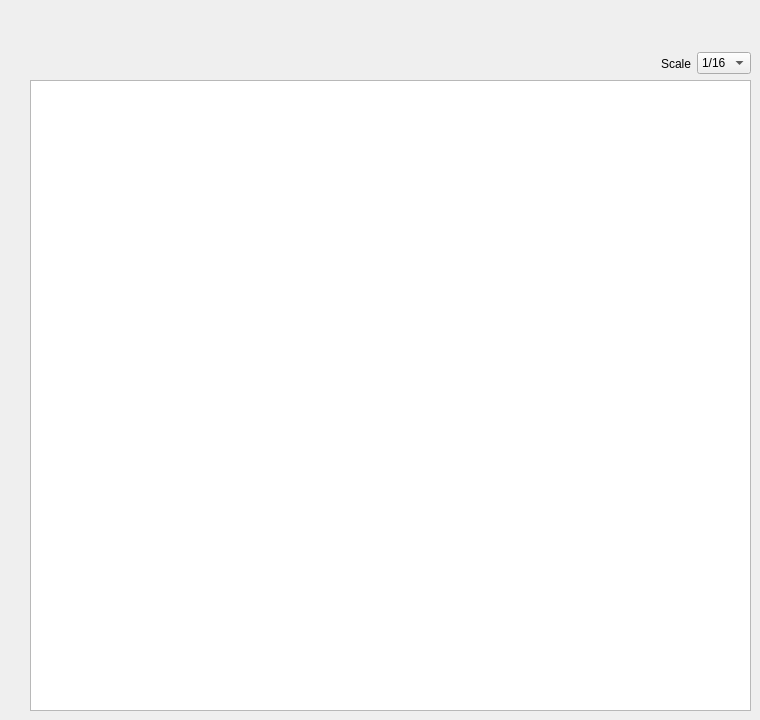
         <widget class="QWidget" name="hardwareSettingsTab">
          <attribute name="title">
           <string>Hardware Settings</string>
          </attribute>
          <widget class="QTableView" name="hardwareTableView">
           <property name="geometry">
            <rect>
             <x>30</x>
             <y>80</y>
             <width>721</width>
             <height>631</height>
            </rect>
           </property>
          </widget>
          <widget class="QWidget" name="layoutWidget">
           <property name="geometry">
            <rect>
             <x>30</x>
             <y>50</y>
             <width>721</width>
             <height>27</height>
            </rect>
           </property>
           <layout class="QHBoxLayout" name="horizontalLayout">
            <item>
             <spacer name="horizontalSpacer_3">
              <property name="orientation">
               <enum>Qt::Horizontal</enum>
              </property>
              <property name="sizeHint" stdset="0">
               <size>
                <width>40</width>
                <height>20</height>
               </size>
              </property>
             </spacer>
            </item>
            <item>
             <widget class="QLabel" name="label">
              <property name="text">
               <string>Scale</string>
              </property>
              <property name="buddy">
               <cstring>scaleComboBox2</cstring>
              </property>
             </widget>
            </item>
            <item>
             <widget class="QComboBox" name="scaleComboBox2">
              <item>
               <property name="text">
                <string>1/16</string>
               </property>
              </item>
              <item>
               <property name="text">
                <string>1/8</string>
               </property>
              </item>
              <item>
               <property name="text">
                <string>1/4</string>
               </property>
              </item>
              <item>
               <property name="text">
                <string>1/2</string>
               </property>
              </item>
              <item>
               <property name="text">
                <string>1</string>
               </property>
              </item>
             </widget>
            </item>
           </layout>
          </widget>
         </widget>
